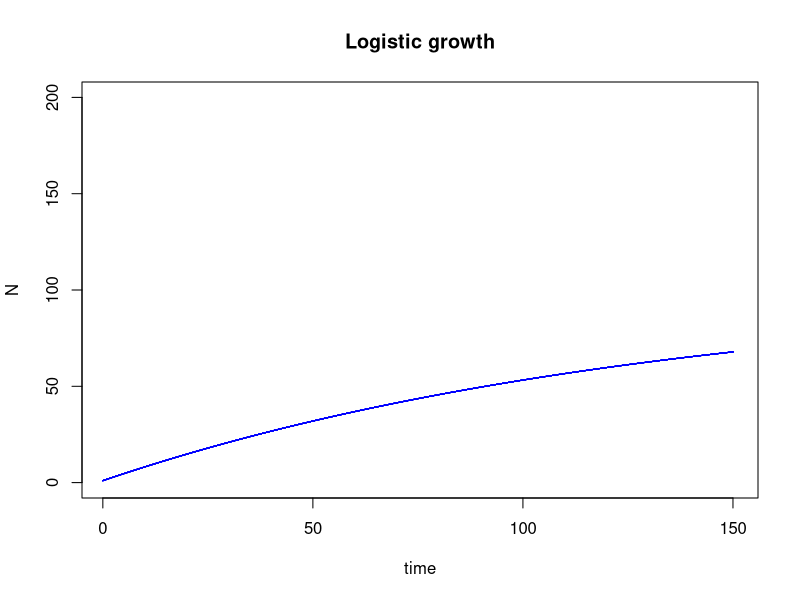

The R source for this figure:
#Looking at sensitivity of various models

library(deSolve)
#Sensitivity to initial conditions

#Example
#copy/pasting continuous logistic model as base

continuousLogistic<-function(tt,yy,pars){
  derivs<-pars['rr']*(1-(yy/pars['kk']))
  return(list(derivs))
}

init<-1
tseq<-seq(0,150, by =0.1)
pars<- c(rr=.75, kk=100)
pars['rr']
pars['kk']

continuousLogisticOutput<-lsoda(init, tseq, continuousLogistic, pars)
#output for this logistic model coming from the function expGrowthODE and its parameters


head(continuousLogisticOutput)
#time        1
#[1,]  0.0 1.000000
#[2,]  0.1 1.197802
#[3,]  0.2 1.395209
#[4,]  0.3 1.592222
#[5,]  0.4 1.788841
#[6,]  0.5 1.985067

#########################everything works fine above here######################

#assuming all new code is just added in, and that the for loop regarding the ICVector is related to how the data are displayed

ICVector<-seq(0,200,by=10)

########################everything works fine above here#######################
kk<-100

plot(x=NULL, y=NULL, xlim=c(1,max(tseq)), ylim=c(0, (2*kk)), xlab="time", ylab="N", main="Logistic growth")
#inserting new plot code IN PLACE OF prior code
#fixed mismatch of parentheses
#ERROR: object "kk" not found
#add apostrophes around kk - produces ERROR IN 2*"kk" - non-numeric argument to binary operator
#add kk<-100 above plot. produces empty plot with full labels (have not tried to run with for(ii...) argument)



for(ii in 1:length(ICVector)){
  init<-ICVector[ii]
  logisticOutput<-lsoda(init, tseq, continuousLogistic, pars)
  lines(continuousLogisticOutput[,1], continuousLogisticOutput[,2], col="blue", type="l")
}

#######################currently produces a plot!!!####################SUCCESS?????######################################

#the "type" is an L, not a 1

#"make plots for a few values of r"
